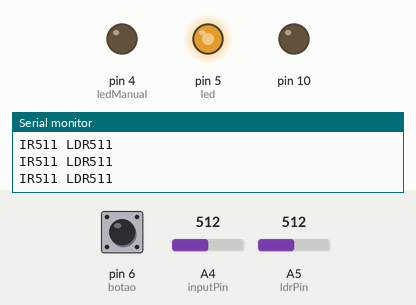
This sketch was run on a simulated Arduino Pro Mini, built with avr-gcc and run on an emulated ATmega328P. On the bench: output pins drawn as LEDs (lit = HIGH), the last lines printed to the serial monitor. Inputs (shaded band) come from the test bench; at power-on: A5 (ldrPin) = 512, A4 (inputPin) = 512, pin 6 (botao) LOW. Storage starts empty.

Above: at 1.2 s.
1.3 s: A5 (ldrPin) set to 290
4.3 s: A5 (ldrPin) set to 257
At 5.72 s:
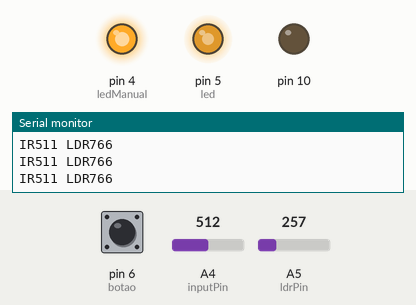
7.3 s: A4 (inputPin) set to 0
10.3 s: pin 6 (botao) pulled HIGH for 0.15 s
13.3 s: pin 6 (botao) pulled HIGH for 1 s
At 13.8 s:
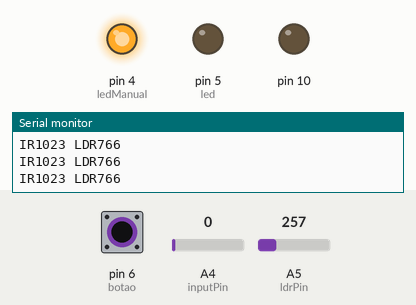
16.3 s: pin 6 (botao) pulled HIGH for 0.15 s
Timing chart, 0 to 20.3 s (numbered marks = the images above; inputs shaded):
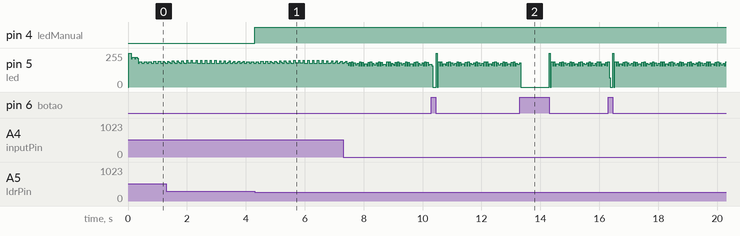

The sketch:

IR___GPS___SD.ino.ino
```cpp
/* CODIGO PARA ARDUINO PRO MINI
 *
 *  CODIGO PARA DETECCAO DE CAMERAS DE SEGURANÇA
   ADAPTADAS PARA VISÃO NOTURNA EQUIPADAS COM
   EMISSOR DE INFRAVERMELHO

   DOCUMENTAÇÃO NO SITE
   http://suss-urro.hotglue.me/pontoscegos

   PARA CADA CÂMÊRA DETECTADA (MANUAL||DETECÇÃO IR), AS COORDENADAS SÃO COLETADAS PELO
   MÓDULO GPS E ARMAZENADAS EM UM ARQUIVO GPS.TXT, GRAVADO NO CARTÃO SD.

   POSTERIORMENTE ESSE ARQUIVO É ENVIADO PARA UM REPOSITÓRIO E AS CÂMERAS SÃO VISTAS EM
   UM MAPA HOSPEDADO NO OPENSTREETMAPS

   A DETECÇÃO PODE SER FEITA NO MODO AUTOMATICO OU MANUAL

   >> MODO AUTOMATICO:
      - LDR
      - Receptor de infravermelho

           Luzes quentes, emissoras de radiação no espectro visível,
        também emitem radiação IR, na mesma banda de radiação IR de câmeras
        de visão noturna.
           Assim um receptor IR detecta não só aparelhos de visão noturna, como
        também luzes quentes.
           Para contornar esse problema e filtrar a detecção apenas para
        dispositivos de visão noturna, utiliza-se um LDR que, quando acionado,
        invalida as detecções automáticas e aciona o modo manual de detecção
        de câmeras.

   >> MODO MANUAL:
     - Botão

          Quando o LDR detecta presença de luz intensa, o modo manual é acionado e
          as câmeras passam a ser mapeadas manualmente, ao acionar o botão.
*/

#include <SPI.h>
#include <SD.h>
#include <SoftwareSerial.h>

// PINOS DE COM. COM GPS
//***SoftwareSerial mySerial(3,2); // RX, TX
SoftwareSerial mySerial(2,3); // RX, TX

// PINO DE COM. COM SD
// *** const int chipSelect = 4;
const int chipSelect = 10;

// BOTAO MODO MANUAL
//const int botao = 7;
const int botao = 6;

// SENSOR DE LUZ VISIVEL
//***int ldr = 0;
int ldr = A5;

//***int led_luz = 0;
int led_luz = 5;

//***int ledManual = 9;
int ledManual = 4;

//LEITURA IR E MEDIA
//int ir = A5;
const int numReadings = 10;
int readings[numReadings];      // the readings from the analog input
int readIndex = 0;              // the index of the current reading
int total = 0;                  // the running total
int average = 0;                // the average
//***int led = 8;
int led = 5;
//***int inputPin = A0;
int inputPin = A4;

// LDR
int ldrPin = A5;

//REGRESSAO LINEAR | IR | LDR

double reg = 0;


void setup() {

 Serial.begin(9600);
 for (int thisReading = 0; thisReading < numReadings; thisReading++) {
    readings[thisReading] = 0;
  }

// Serial.println("VAI FUNFAR"); // testando comunicacao com arduino
  // set the data rate for the SoftwareSerial port
  mySerial.begin(9600); // reset SoftwareSerial baudrate
  mySerial.flush();

 pinMode(10, OUTPUT);
 pinMode(led, OUTPUT);
 pinMode(ledManual, OUTPUT);
 pinMode(botao,INPUT);
 //pinMode(ir, INPUT);

 if (!SD.begin(chipSelect)) {
  return;
 }

}

void loop() {
  //delay(500);
//  char index = 0;
//  char pos = 0;
//  String dataString = "";
  digitalWrite(led, LOW);
  ldr = analogRead(ldrPin);

// MEDIA DE 10 LEITURAS DO IR
// ------------------------------------------------------- \\

  // subtract the last reading:
  total = total - readings[readIndex];
  // read from the sensor:
  readings[readIndex] = analogRead(inputPin);
  // add the reading to the total:
  total = total + readings[readIndex];
  // advance to the next position in the array:
  readIndex = readIndex + 1;
  // if we're at the end of the array...
  if (readIndex >= numReadings) {
    // ...wrap around to the beginning:
    readIndex = 0;
  }
  // calculate the average:
  average = total / numReadings;
  // send it to the computer as ASCII digits
  //average = map(average,0,950,0,1023);
  average=1023-average;
  ldr=1023-ldr;
  Serial.print("IR");
  Serial.print(average);
  Serial.print(" ");
  Serial.print("LDR");
  Serial.println(ldr);
  //
// ------------------------------------------------------- \\

  delay(1);        // delay in between reads for stability

  // ldr=6*ldr/1000;
  // reg = (163*ln(average)) -804 -ldr;
  // reg = abs(146*exp(ldr) - average);

  // REGRESSAO LINEAR PARA ESTABELECER VALORES DE CORRELAÇÃO ENTRE IR E LDR
  // IR>=120+LDR/4

  //reg = abs(average-75-(4*ldr));
   //Serial.println(reg);


//QUALQUER VALOR FORA DA CURVA DE CORRELAÇÃO ENTRE IR E LDR, ESTABELECIDA NA REG. LINEAR
//EH CONSIDERADO UMA FONTE DE INFRAVERMELHO

  if (ldr<750){
      digitalWrite(ledManual, LOW);
      if (average>=(120+ldr/4) || digitalRead(botao)==LOW){
        digitalWrite(ledManual, LOW);
        cameraDetectada();
      }
      else {
        digitalWrite(ledManual, HIGH);
        if (digitalRead(botao)==LOW){
          cameraDetectada();
        }
      }
  }
// acionamento por botao no caso de alta luminância
  else {
      digitalWrite(ledManual, HIGH);
      if (digitalRead(botao)==LOW){
        cameraDetectada();
      }
  }

}


void cameraDetectada(){
          //  Serial.println("CAMERA DETECTADA");
         char index = 0;
         char pos = 0;
         String dataString = "";

          digitalWrite(led, HIGH);
          File dataFile = SD.open("gps_log.txt", FILE_WRITE);

          if(dataFile) {
              while(mySerial.available()) {
                // pos = char(mySerial.read());
                pos = mySerial.read();
                dataString += String(pos);
                index++;
                if (index>200)
                  break;
              }
            dataFile.print(dataString);
            dataFile.close();
          }

          else {
            Serial.println("error opening datalog.txt");
          }
}
```

Measured:
- the behaviour switches between 274 and 273 on A5 (ldrPin) (found by bisection; images 0 and 1)
- after the input at 4.3 s, pin 4 (ledManual): LOW → HIGH at once
